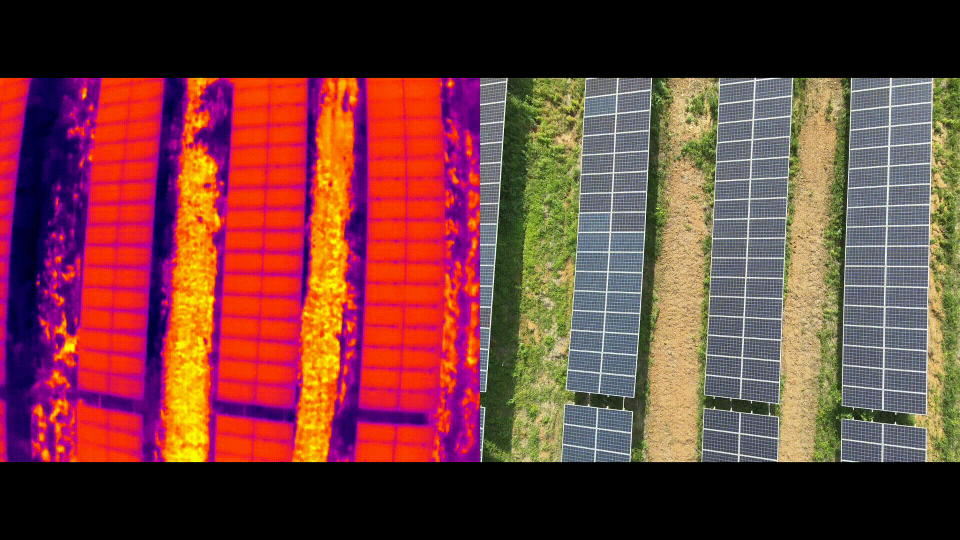
#> input picture ecosentry/datasets/sample_thermal/thermal_0001.png, 1920 x 1080 px (shown at 1/2 size); its folder holds only this picture in this run
$ python test_hotspot.py
#> lines starting #> are read from the running program, lines starting #| are printed output that depends on the picture; after the words box and inside, x2 and y2 are one past the last pixel; in counts of white or black regions, pixels touching at a corner belong together
### ecosentry/thermal/preprocessor.py
"""
Thermal Preprocessing Module for ECOSENTRY.

Responsibilities:
- Load thermal image frames.
- Standardize into single-channel intensity representation.
- Perform safe min-max normalization without division-by-zero risk.
- Apply Contrast Limited Adaptive Histogram Equalization (CLAHE) for local contrast enhancement.
- Expose reusable functions and classes for pipeline integration.

Note:
The processed values represent normalized visual thermal intensity, not absolute
radiometric temperature in degrees Celsius.
"""

import os
from typing import Dict, Any, Union
import numpy as np
import cv2


class ThermalPreprocessor:
    """
    Thermal image preprocessor providing standardized normalization and contrast enhancement.
    """

    def __init__(self, clip_limit: float = 2.0, tile_grid_size: tuple = (8, 8)):
        """
        Initialize the preprocessor with CLAHE parameters.

        Args:
            clip_limit: Threshold for contrast limiting in CLAHE (default: 2.0).
            tile_grid_size: Grid size for histogram equalization (default: (8, 8)).
        """
        self.clip_limit = clip_limit
        self.tile_grid_size = tile_grid_size
        self.clahe = cv2.createCLAHE(clipLimit=clip_limit, tileGridSize=tile_grid_size)

    def load_image(self, image_source: Union[str, np.ndarray]) -> np.ndarray:
        """
        Load an image from a filepath or validate an existing numpy array.

        Args:
            image_source: Path to image file or an in-memory BGR numpy array.

        Returns:
            np.ndarray: BGR image array.
        """
        if isinstance(image_source, str):
            if not os.path.isfile(image_source):
                raise FileNotFoundError(f"Thermal image file not found: {image_source}")
            img = cv2.imread(image_source, cv2.IMREAD_COLOR)
            if img is None:
                raise ValueError(f"Failed to decode image from path: {image_source}")
            return img
        elif isinstance(image_source, np.ndarray):
            return image_source
        else:
            raise TypeError(f"Unsupported image source type: {type(image_source)}")

    def to_standard_intensity(self, image_bgr: np.ndarray) -> np.ndarray:
        """
        Convert a multi-channel image into a single-channel grayscale intensity map.

        Args:
            image_bgr: BGR or Grayscale input image.

        Returns:
            np.ndarray: 2D uint8 grayscale intensity array.
        """
        if len(image_bgr.shape) == 2:
            return image_bgr.copy()
        elif len(image_bgr.shape) == 3:
            if image_bgr.shape[2] == 3:
                return cv2.cvtColor(image_bgr, cv2.COLOR_BGR2GRAY)
            elif image_bgr.shape[2] == 4:
                return cv2.cvtColor(image_bgr, cv2.COLOR_BGRA2GRAY)
        raise ValueError(f"Unsupported image dimensions: {image_bgr.shape}")

    def safe_min_max_normalize(self, gray: np.ndarray) -> np.ndarray:
        """
        Apply safe min-max scaling to stretch dynamic range to [0.0, 1.0].
        Guards against zero-division for uniform / flat images.

        Args:
            gray: 2D uint8 or float grayscale intensity array.

        Returns:
            np.ndarray: 2D float32 array normalized to [0.0, 1.0].
        """
        gray_f = gray.astype(np.float32)
        min_val = float(np.min(gray_f))
        max_val = float(np.max(gray_f))

        diff = max_val - min_val
        if diff <= 1e-6:
            # Flat image: avoid division by zero, return mid-scale
            return np.zeros_like(gray_f)
        return (gray_f - min_val) / diff

    def apply_clahe(self, gray: np.ndarray) -> np.ndarray:
        """
        Apply Contrast Limited Adaptive Histogram Equalization (CLAHE)
        to amplify subtle local thermal contrast against background.

        Args:
            gray: 2D uint8 grayscale intensity array.

        Returns:
            np.ndarray: 2D uint8 contrast-enhanced image.
        """
        if gray.dtype != np.uint8:
            gray_uint8 = np.clip(gray * 255.0, 0, 255).astype(np.uint8)
        else:
            gray_uint8 = gray
        return self.clahe.apply(gray_uint8)

    def process(self, image_source: Union[str, np.ndarray]) -> Dict[str, Any]:
        """
        Run the complete thermal preprocessing pipeline on an image.

        Args:
            image_source: Image file path or numpy array.

        Returns:
            dict containing:
                - 'raw_bgr': original color frame (np.ndarray)
                - 'gray': standardized single-channel grayscale (np.ndarray, uint8)
                - 'normalized_float': float array scaled to [0.0, 1.0] (np.ndarray, float32)
                - 'normalized_uint8': stretched 8-bit image [0, 255] (np.ndarray, uint8)
                - 'enhanced': CLAHE contrast-enhanced 8-bit image (np.ndarray, uint8)
                - 'min_intensity': minimum pixel intensity in raw gray
                - 'max_intensity': maximum pixel intensity in raw gray
                - 'mean_intensity': mean pixel intensity in raw gray
                - 'std_intensity': standard deviation of raw gray
        """
        raw_bgr = self.load_image(image_source)
        gray = self.to_standard_intensity(raw_bgr)

        min_val = float(np.min(gray))
        max_val = float(np.max(gray))
        mean_val = float(np.mean(gray))
        std_val = float(np.std(gray))

        norm_float = self.safe_min_max_normalize(gray)
        norm_uint8 = np.clip(norm_float * 255.0, 0, 255).astype(np.uint8)
        enhanced = self.apply_clahe(norm_uint8)

        return {
            "raw_bgr": raw_bgr,
            "gray": gray,
            "normalized_float": norm_float,
            "normalized_uint8": norm_uint8,
            "enhanced": enhanced,
            "min_intensity": min_val,
            "max_intensity": max_val,
            "mean_intensity": mean_val,
            "std_intensity": std_val,
        }


# [18 lines left out: function preprocess_thermal_frame, not called in this run]

### ecosentry/thermal/hotspot_detector.py
"""
Thermal Hotspot Candidate Detector for ECOSENTRY.

Responsibilities:
- Estimate scene ambient background thermal intensity statistically.
- Apply adaptive statistical thresholding to isolate regions significantly brighter/hotter
  than surrounding baseline.
- Extract connected candidate components, bounding boxes, and centroids.
- Compute quantitative intensity metrics (peak intensity, mean intensity, Delta I).
- Filter out sub-resolution noise artifacts.

Important Scientific & Safety Limitations:
- The input frames are uncalibrated thermal visualizations, not raw radiometric Celsius data.
- NO pixel intensity is converted to degrees Celsius.
- NO particular color is assumed to inherently mean fire.
- NO detection is classified as a confirmed fire at this stage.
- Detections are labeled strictly as 'HOTSPOT_CANDIDATE'.
"""

from dataclasses import dataclass, asdict
from typing import List, Dict, Any, Tuple, Optional
import numpy as np
import cv2


@dataclass
class HotspotCandidate:
    """
    Structured representation of an isolated thermal hotspot candidate.
    """
    candidate_id: int
    bbox: Tuple[int, int, int, int]  # (x, y, width, height)
    centroid: Tuple[int, int]         # (cx, cy)
    area_pixels: float               # Area of contour in pixels
    max_intensity: float             # Peak pixel intensity inside candidate
    mean_intensity: float            # Average pixel intensity inside candidate
    bg_intensity: float              # Estimated ambient background intensity
    delta_intensity: float           # Relative difference: (mean_intensity - bg_intensity)
    delta_max: float                 # Peak relative difference: (max_intensity - bg_intensity)
    status: str = "HOTSPOT_CANDIDATE"

    def to_dict(self) -> Dict[str, Any]:
        """Convert candidate to dictionary for serialization and logging."""
        return asdict(self)


class HotspotDetector:
    """
    Adaptive statistical detector for isolating thermal anomaly candidates.
    """

    def __init__(
        self,
        k_sigma: float = 2.5,
        min_area_pixels: int = 15,
        max_area_ratio: float = 0.25,
        use_enhanced: bool = True,
    ):
        """
        Initialize HotspotDetector.

        Args:
            k_sigma: Number of standard deviations above ambient background mean
                     required for anomaly thresholding (default: 2.5).
            min_area_pixels: Minimum contour area in pixels to eliminate noise (default: 15).
            max_area_ratio: Maximum area fraction of whole image to reject global false alarms (e.g. 0.25).
            use_enhanced: Whether to run segmentation on the CLAHE-enhanced image (default: True).
        """
        self.k_sigma = k_sigma
        self.min_area_pixels = min_area_pixels
        self.max_area_ratio = max_area_ratio
        self.use_enhanced = use_enhanced

    def estimate_background(self, gray: np.ndarray) -> Tuple[float, float]:
        """
        Estimate ambient background thermal intensity using robust statistics.

        In thermal imagery, the ambient background constitutes the majority of the scene.
        We use median and standard deviation to form an anomaly baseline.

        Args:
            gray: 2D uint8 grayscale array.

        Returns:
            Tuple[float, float]: (background_median, background_std)
        """
        bg_median = float(np.median(gray))
        bg_std = float(np.std(gray))
        return bg_median, bg_std

    def compute_adaptive_threshold(
        self,
        intensity_map: np.ndarray,
        bg_median: float,
        bg_std: float,
    ) -> Tuple[int, np.ndarray]:
        """
        Compute an adaptive statistical threshold and generate a binary anomaly mask.

        Threshold condition:
            T_stat = bg_median + k_sigma * bg_std
        Bounded to ensure it isolates genuine upper-tail outliers.

        Args:
            intensity_map: 2D uint8 intensity image (gray or enhanced).
            bg_median: Ambient background median.
            bg_std: Ambient background standard deviation.

        Returns:
            Tuple[int, np.ndarray]: (threshold_value, binary_mask)
        """
        # Calculate statistical anomaly threshold
        stat_threshold = bg_median + (self.k_sigma * bg_std)

        # Ensure threshold is meaningfully above background and within valid 8-bit bounds
        threshold_val = int(np.clip(stat_threshold, bg_median + 10.0, 254.0))

        # Generate binary mask
        _, binary_mask = cv2.threshold(
            intensity_map, threshold_val, 255, cv2.THRESH_BINARY
        )

        # Apply morphological opening to eliminate single-pixel noise spikes
        kernel = cv2.getStructuringElement(cv2.MORPH_RECT, (3, 3))
        clean_mask = cv2.morphologyEx(binary_mask, cv2.MORPH_OPEN, kernel)

        return threshold_val, clean_mask

    def detect(self, preprocessed_data: Dict[str, Any]) -> List[HotspotCandidate]:
        """
        Detect hotspot candidates from preprocessed thermal frame data.

        Args:
            preprocessed_data: Output dictionary from ThermalPreprocessor.process().

        Returns:
            List[HotspotCandidate]: Extracted candidate anomalies.
        """
        gray = preprocessed_data["gray"]
        analysis_image = (
            preprocessed_data["enhanced"] if self.use_enhanced else gray
        )
        img_h, img_w = gray.shape[:2]
        total_pixels = img_h * img_w

        # 1. Estimate ambient background
        bg_median, bg_std = self.estimate_background(gray)

        # 2. Compute adaptive threshold and binary mask
        threshold_val, binary_mask = self.compute_adaptive_threshold(
            analysis_image, bg_median, bg_std
        )

        # 3. Find connected anomaly contours
        contours, _ = cv2.findContours(
            binary_mask, cv2.RETR_EXTERNAL, cv2.CHAIN_APPROX_SIMPLE
        )

        candidates: List[HotspotCandidate] = []
        candidate_idx = 1

        for cnt in contours:
            area = float(cv2.contourArea(cnt))

            # Filter out sub-resolution noise
            if area < self.min_area_pixels:
                continue

            # Filter out whole-scene saturation artifacts
            if area > (total_pixels * self.max_area_ratio):
                continue

            x, y, w, h = cv2.boundingRect(cnt)

            # Create a mask for this specific contour to compute accurate interior stats
            contour_mask = np.zeros((img_h, img_w), dtype=np.uint8)
            cv2.drawContours(contour_mask, [cnt], -1, 255, thickness=-1)

            # Extract pixel intensities belonging strictly to the hotspot region
            hotspot_pixels = gray[contour_mask == 255]

            if len(hotspot_pixels) == 0:
                continue

            max_int = float(np.max(hotspot_pixels))
            mean_int = float(np.mean(hotspot_pixels))
            delta_int = float(mean_int - bg_median)
            delta_max = float(max_int - bg_median)

            # Compute centroid
            moments = cv2.moments(cnt)
            if moments["m00"] != 0:
                cx = int(moments["m10"] / moments["m00"])
                cy = int(moments["m01"] / moments["m00"])
            else:
                cx = x + w // 2
                cy = y + h // 2

            candidate = HotspotCandidate(
                candidate_id=candidate_idx,
                bbox=(x, y, w, h),
                centroid=(cx, cy),
                area_pixels=area,
                max_intensity=max_int,
                mean_intensity=mean_int,
                bg_intensity=bg_median,
                delta_intensity=delta_int,
                delta_max=delta_max,
                status="HOTSPOT_CANDIDATE",
            )
            candidates.append(candidate)
            candidate_idx += 1

        return candidates


# [18 lines left out: function detect_hotspot_candidates, not called in this run]


def draw_hotspot_candidates(
    image: np.ndarray,
    candidates: List[HotspotCandidate],
    color: Tuple[int, int, int] = (0, 165, 255),  # Amber/Orange for candidate
    thickness: int = 2,
) -> np.ndarray:
    """
    Annotate an image with bounding boxes and metadata for candidate hotspots.

    Args:
        image: BGR image array.
        candidates: List of HotspotCandidate instances.
        color: Box color in BGR (default: amber/orange).
        thickness: Line thickness.

    Returns:
        np.ndarray: Annotated BGR image.
    """
    annotated = image.copy()
    for cand in candidates:
        x, y, w, h = cand.bbox
        cv2.rectangle(annotated, (x, y), (x + w, y + h), color, thickness)

        # Label: Candidate ID and relative Delta I
        label = f"Cand #{cand.candidate_id} (dI: +{cand.delta_intensity:.1f})"
        font = cv2.FONT_HERSHEY_SIMPLEX
        font_scale = 0.5
        font_thickness = 1

        (tw, th), baseline = cv2.getTextSize(label, font, font_scale, font_thickness)
        label_y = max(y - 6, th + 4)
        cv2.rectangle(
            annotated,
            (x, label_y - th - 2),
            (x + tw + 4, label_y + baseline),
            (20, 20, 20),
            -1,
        )
        cv2.putText(
            annotated,
            label,
            (x + 2, label_y),
            font,
            font_scale,
            (255, 255, 255),
            font_thickness,
            lineType=cv2.LINE_AA,
        )

        # Mark centroid
        cv2.circle(annotated, cand.centroid, 3, (0, 255, 255), -1)

    return annotated


# [69 lines left out: function detect_hotspots, not called in this run]

### ecosentry/thermal/test_hotspot.py
"""
Test script for ECOSENTRY Thermal Preprocessing and Hotspot Candidate Extractor.

This script:
1. Loads sample thermal frames from ecosentry/datasets/sample_thermal/
2. Runs the ThermalPreprocessor to normalize and enhance local contrast.
3. Runs the HotspotDetector to statistically locate thermal anomaly candidates.
4. Annotates frames with candidate bounding boxes and relative intensity deltas (Delta I).
5. Saves visual outputs to ecosentry/results/hotspot_test/
6. Prints detailed candidate statistics for each processed frame.

Note:
All detected regions are candidate anomalies only. No fire claims or Celsius conversions
are made.
"""

import os
import sys
import glob
import cv2

# Ensure workspace root is in sys.path when running script directly
_repo_root = os.path.abspath(os.path.join(os.path.dirname(__file__), "..", ".."))
if _repo_root not in sys.path:
    sys.path.insert(0, _repo_root)

from ecosentry.thermal.preprocessor import ThermalPreprocessor
from ecosentry.thermal.hotspot_detector import HotspotDetector, draw_hotspot_candidates


def run_thermal_hotspot_test(num_frames: int = 5):
    """
    Execute the test pipeline across sample thermal frames.

    Args:
        num_frames: Number of sample frames to process (default: 5).
    """
    # 1. Resolve paths
    base_dir = os.path.abspath(os.path.join(os.path.dirname(__file__), "..", ".."))
    sample_dir = os.path.join(base_dir, "ecosentry", "datasets", "sample_thermal")
    output_dir = os.path.join(base_dir, "ecosentry", "results", "hotspot_test")

    os.makedirs(output_dir, exist_ok=True)

    # 2. Gather image paths
    image_pattern = os.path.join(sample_dir, "*.png")
    all_images = sorted(glob.glob(image_pattern))

    if not all_images:
        print(f"[ERROR] No sample images found in: {sample_dir}")
        return False

    selected_images = all_images[:num_frames]
    print("=" * 70)
    print("ECOSENTRY THERMAL HOTSPOT CANDIDATE DETECTION TEST")
    print("=" * 70)
    print(f"Sample source directory : {sample_dir}")
    print(f"Output directory        : {output_dir}")
    print(f"Found total frames      : {len(all_images)}")
    print(f"Processing frames       : {len(selected_images)}")
    print("=" * 70)

    # 3. Initialize components
    preprocessor = ThermalPreprocessor(clip_limit=2.0, tile_grid_size=(8, 8))
    detector = HotspotDetector(k_sigma=2.5, min_area_pixels=15)

    total_candidates_all_images = 0

    for idx, img_path in enumerate(selected_images, start=1):
        filename = os.path.basename(img_path)
        print(f"\n--- [Frame {idx}/{len(selected_images)}: {filename}] ---")

        # Step A: Preprocess
        prep_data = preprocessor.process(img_path)
#> in load_image, img is the input picture: shape (1080, 1920, 3); mean B, G, R 57.5, 61.3, 113.8
#> in to_standard_intensity, `return cv2.cvtColor(image_bgr, cv2.COLOR_BGR2GRAY)`:
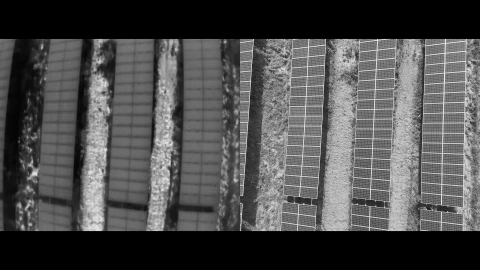
#> returned value: shape (1080, 1920) (shown at 1/4 size); min 0, max 252, mean 76.5
#> in process, `min_val = float(np.min(gray))`: min_val = 0
#> in process, `max_val = float(np.max(gray))`: max_val = 252
#> in process, `mean_val = float(np.mean(gray))`: mean_val = 76.49
#> in process, `std_val = float(np.std(gray))`: std_val = 64.76
#> in safe_min_max_normalize, `min_val = float(np.min(gray_f))`: min_val = 0
#> in safe_min_max_normalize, `max_val = float(np.max(gray_f))`: max_val = 252
#> prep_data = 9 items
        print(f"  Image shape        : {prep_data['raw_bgr'].shape}")
#|   Image shape        : (1080, 1920, 3)
        print(f"  Intensity range    : min={prep_data['min_intensity']:.1f}, max={prep_data['max_intensity']:.1f}")
#|   Intensity range    : min=0.0, max=252.0
        print(f"  Ambient background : mean={prep_data['mean_intensity']:.1f}, std={prep_data['std_intensity']:.1f}")
#|   Ambient background : mean=76.5, std=64.8

        # Step B: Detect hotspot candidates
        candidates = detector.detect(prep_data)
#> in estimate_background, `bg_median = float(np.median(gray))`: bg_median = 74
#> in estimate_background, `bg_std = float(np.std(gray))`: bg_std = 64.76
#> in detect, `bg_median, bg_std = self.estimate_background(gray)`: bg_median = 74; bg_std = 64.76
#> in compute_adaptive_threshold, `stat_threshold = bg_median + (self.k_sigma * bg_std)`: stat_threshold = 235.9
#> in compute_adaptive_threshold, `threshold_val = int(np.clip(stat_threshold, bg_median + 10.0, 254.0))`: threshold_val = 235
#> in compute_adaptive_threshold, `_, binary_mask = cv2.threshold( intensity_map, threshold_val, 255, cv2..`:
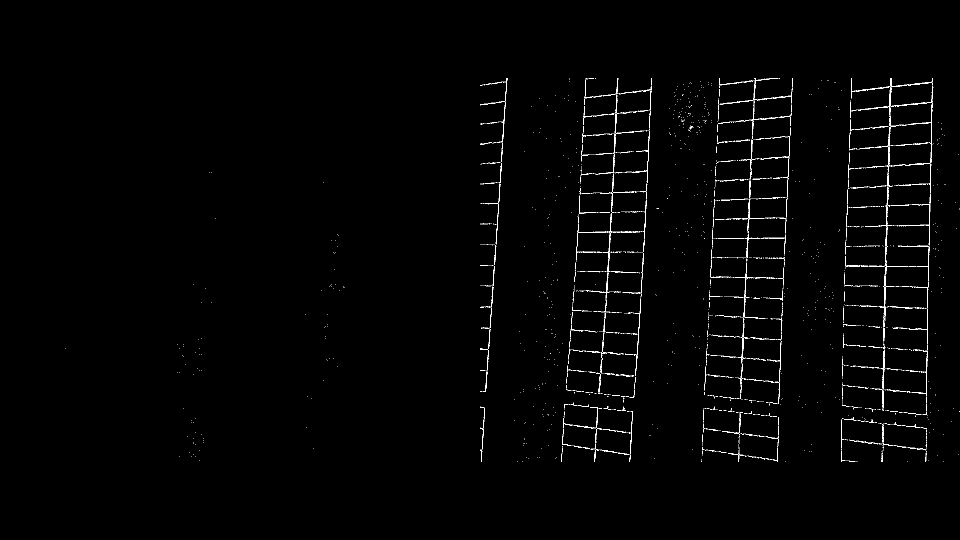
#> binary_mask: shape (1080, 1920) (shown at 1/2 size); 0.99% white in thin lines or dots, all inside (x1, y1, x2, y2) = (131, 156, 1920, 924)
#> in compute_adaptive_threshold, `clean_mask = cv2.morphologyEx(binary_mask, cv2.MORPH_OPEN, kernel)`:
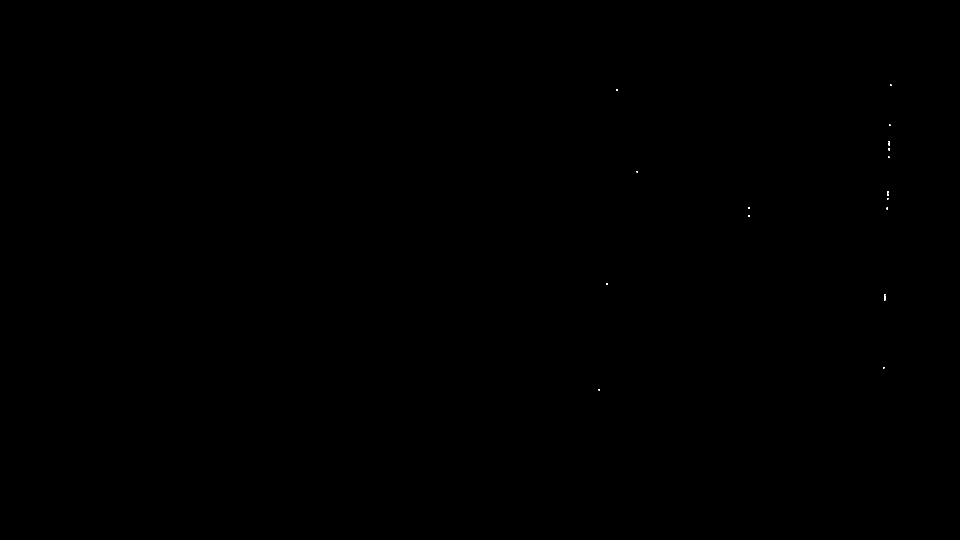
#> clean_mask: shape (1080, 1920) (shown at 1/2 size); 0.01% white; 19 white regions (18 under 20 px), largest, box (x1, y1, x2, y2) and area: (1768, 592, 1771, 601) 27
#> in detect, `contours, _ = cv2.findContours( binary_mask, cv2.RETR_EXTERNAL, cv2.CH..`: contours = 19 contours, all with area under 20
#> (the rest of the program and of its run is left out)
